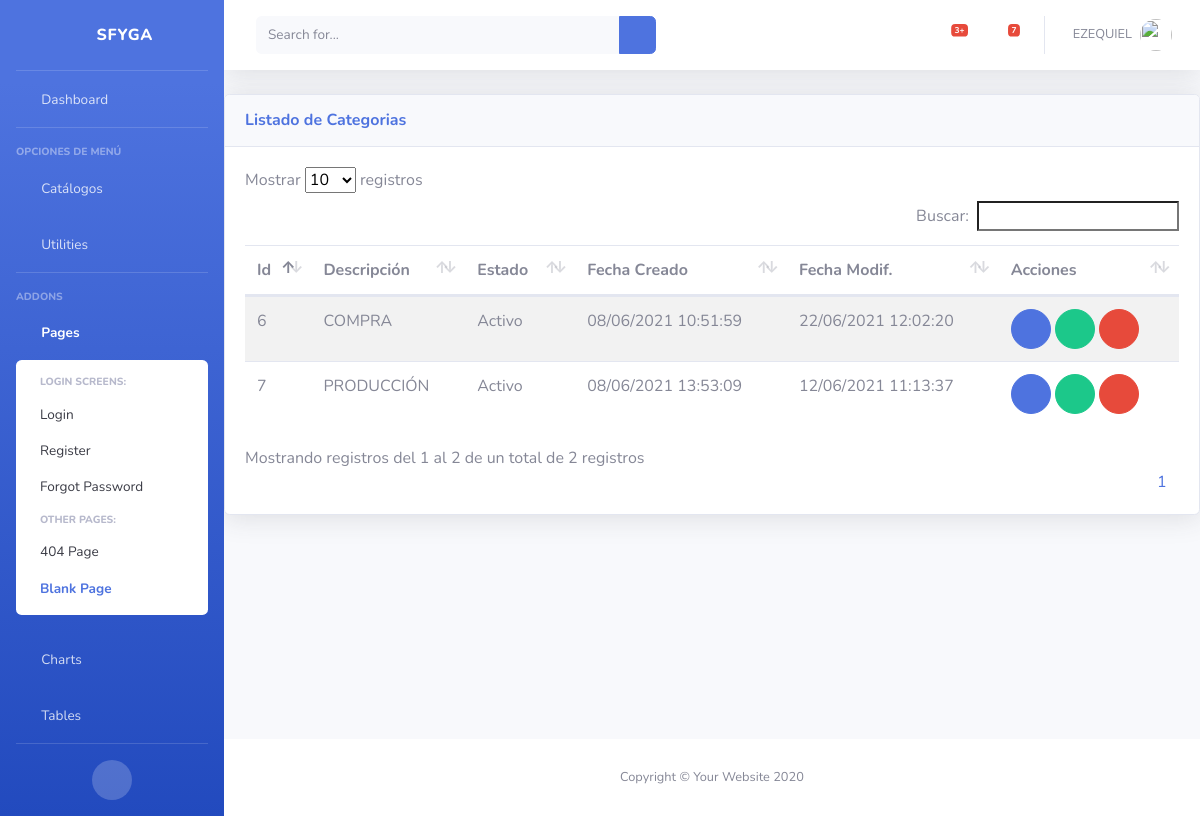
The app's page /inv/categorias/ (signed in) with its own data.
### inv/models.py (models this page shows, shortened)
class Categoria(ClaseModelo):
    descripcion = models.CharField(max_length=100, help_text='Descripción de la Categoría', unique=True)
    class Meta:
        verbose_name_plural = 'Categorias'

### inv/views.py (the view)
# urls.py: path('categorias/', CategoriaView.as_view(), name='categoria_list'),
class CategoriaView(LoginRequiredMixin, generic.ListView):
    model = Categoria
    template_name = "inv/categoria_list.html"
    context_object_name = "obj"
    login_url = "bases:login"

### inv/templates/inv/categoria_list.html (shortened to what this page needs)
{% extends 'base/base.html' %}
{% block page_content %}
<div class="card shadow mb-4">
    <div
        class="card-header py-3 d-flex flex-row align-items-center justify-content-between">
        <h6 class="m-0 font-weight-bold text-primary">Listado de Categorias</h6>
        <div class="dropdown no-arrow">
            <a class="dropdown-toggle" href="#" role="button" id="dropdownMenuLink"
                data-toggle="dropdown" aria-haspopup="true" aria-expanded="false">
                <i class="fas fa-ellipsis-v fa-sm fa-fw text-gray-400"></i>
            </a>
        </div>
    </div>
    <div class="card-body">
        {% if not obj %}
            <div class="alert alert-info">No Hay Categorias</div>
        {% else %}
            <table class= "table table-striped table-hover">
                <thead>
                    <th>Id</th>
                    <th>Descripción</th>
                    <th>Estado</th>
                    <th>Fecha Creado</th>
                    <th>Fecha Modif.</th>
                    <th class="all">Acciones</th>
                </thead>
                <tbody>
                    {% for item in obj %}
                    <tr>
                        <td>{{ item.id }}</td>
                        <td>{{ item.descripcion }}</td>
                        <td>{{ item.estado| yesno:"Activo,Inactivo" }}</td>
                        <td>{{ item.fc | date:"d/m/Y H:i:s" }}</td>
                        <td>{{ item.fm | date:"d/m/Y H:i:s" }}</td>
                        <td>
                            <a href="{% url 'inv:categoria_edit' item.id %}" class="btn btn-primary btn-circle" role="button"><i class="fas fa-edit"></i></a>
                            {% if item.estado == True %}
                                <a href="{% url 'inv:categoria_inactivar' item.id %}" class="btn btn-success btn-circle" role="button"><i class="fas fa-check"></i></a>
                            {% else %}
                                <a href="{% url 'inv:categoria_inactivar' item.id %}" class="btn btn-warning btn-circle" role="button"><i class="fas fa-check"></i></a>
                            {% endif %}
                                <a href="{% url 'inv:categoria_del' item.id %}" class="btn btn-danger btn-circle" role="button"><i class="fas fa-trash-alt"></i></a>
                        </td>
                    </tr>
                    {% endfor %}
                </tbody>
            </table>
        {% endif %}
    </div>
</div>
{% endblock page_content %}

### templates/base/base.html (shortened to what this page needs)
{% load static %}
<!DOCTYPE html>
<html lang="es">
<head>
    <link href="{% static 'base/vendor/fontawesome-free/css/all.min.css' %}" rel="stylesheet" type="text/css">
    <link href="{% static 'base/css/sb-admin-2.min.css' %}" rel="stylesheet">
    <link href="{% static 'base/vendor/datatables/datatables.bootstrap4.min.css' %}" rel="stylesheet">
    <link href="{% static 'base/vendor/jquery_confirm/jquery-confirm.min.css' %}" rel="stylesheet">
</head>
<body id="page-top" class="bg-gradient-primary">
    <div id="wrapper">
        {% block side_bar %}
        <ul class="navbar-nav bg-gradient-primary sidebar sidebar-dark accordion" id="accordionSidebar">
            <a class="sidebar-brand d-flex align-items-center justify-content-center" href="{% url 'bases:home' %}">
                <div class="sidebar-brand-icon rotate-n-15">
                    <i class="fas fa-laugh-wink"></i>
                </div>
                <div class="sidebar-brand-text mx-3">SFyGA</div>
            </a>
            <hr class="sidebar-divider my-0">
            <li class="nav-item">
                <a class="nav-link" href="{% url 'bases:home' %}">
                    <i class="fas fa-fw fa-tachometer-alt"></i>
                    <span>Dashboard</span></a>
            </li>
            <hr class="sidebar-divider">
            <div class="sidebar-heading">
                Opciones de Menú
            </div>
            <li class="nav-item">
                <a class="nav-link collapsed" href="#" data-toggle="collapse" data-target="#collapseTwo"
                    aria-expanded="true" aria-controls="collapseTwo">
                    <i class="fas fa-fw fa-cog"></i>
                    <span>Catálogos</span>
                </a>
            </li>
            <li class="nav-item">
                <a class="nav-link collapsed" href="#" data-toggle="collapse" data-target="#collapseUtilities"
                    aria-expanded="true" aria-controls="collapseUtilities">
                    <i class="fas fa-fw fa-wrench"></i>
                    <span>Utilities</span>
                </a>
            </li>
            <hr class="sidebar-divider">
            <div class="sidebar-heading">
                Addons
            </div>
            <li class="nav-item active">
                <a class="nav-link" href="#" data-toggle="collapse" data-target="#collapsePages" aria-expanded="true"
                    aria-controls="collapsePages">
                    <i class="fas fa-fw fa-folder"></i>
                    <span>Pages</span>
                </a>
                <div id="collapsePages" class="collapse show" aria-labelledby="headingPages"
                    data-parent="#accordionSidebar">
                    <div class="bg-white py-2 collapse-inner rounded">
                        <h6 class="collapse-header">Login Screens:</h6>
                        <a class="collapse-item" href="login.html">Login</a>
                        <a class="collapse-item" href="register.html">Register</a>
                        <a class="collapse-item" href="forgot-password.html">Forgot Password</a>
                        <h6 class="collapse-header">Other Pages:</h6>
                        <a class="collapse-item" href="404.html">404 Page</a>
                        <a class="collapse-item active" href="blank.html">Blank Page</a>
                    </div>
                </div>
            </li>
            <li class="nav-item">
                <a class="nav-link" href="charts.html">
                    <i class="fas fa-fw fa-chart-area"></i>
                    <span>Charts</span></a>
            </li>
            <li class="nav-item">
                <a class="nav-link" href="tables.html">
                    <i class="fas fa-fw fa-table"></i>
                    <span>Tables</span></a>
            </li>
            <hr class="sidebar-divider d-none d-md-block">
            <div class="text-center d-none d-md-inline">
                <button class="rounded-circle border-0" id="sidebarToggle"></button>
            </div>
        </ul>
        {% endblock side_bar %}
        <div id="content-wrapper" class="d-flex flex-column">
            <div id="content">
                {% block top_bar %}
                <nav class="navbar navbar-expand navbar-light bg-white topbar mb-4 static-top shadow">
                    <form
                        class="d-none d-sm-inline-block form-inline mr-auto ml-md-3 my-2 my-md-0 mw-100 navbar-search">
                        <div class="input-group">
                            <input type="text" class="form-control bg-light border-0 small" placeholder="Search for..."
                                aria-label="Search" aria-describedby="basic-addon2">
                            <div class="input-group-append">
                                <button class="btn btn-primary" type="button">
                                    <i class="fas fa-search fa-sm"></i>
                                </button>
                            </div>
                        </div>
                    </form>
                    <ul class="navbar-nav ml-auto">
                        <li class="nav-item dropdown no-arrow mx-1">
                            <a class="nav-link dropdown-toggle" href="#" id="alertsDropdown" role="button"
                                data-toggle="dropdown" aria-haspopup="true" aria-expanded="false">
                                <i class="fas fa-bell fa-fw"></i>
                                <span class="badge badge-danger badge-counter">3+</span>
                            </a>
                        </li>
                        <li class="nav-item dropdown no-arrow mx-1">
                            <a class="nav-link dropdown-toggle" href="#" id="messagesDropdown" role="button"
                                data-toggle="dropdown" aria-haspopup="true" aria-expanded="false">
                                <i class="fas fa-envelope fa-fw"></i>
                                <span class="badge badge-danger badge-counter">7</span>
                            </a>
                        </li>
                        <li class="nav-item dropdown no-arrow">
                            <a class="nav-link dropdown-toggle" href="#" id="userDropdown" role="button"
                                data-toggle="dropdown" aria-haspopup="true" aria-expanded="false">
                                <span class="mr-2 d-none d-lg-inline text-gray-600 small">{{ user.username|upper }}</span>
                                <img class="img-profile rounded-circle"
                                    src="{% static '/base/img/undraw_profile.svg' %}">
                            </a>
                        </li>
                    </ul>
                </nav>
                {% endblock top_bar %}
                {% block page_content %}{% endblock page_content %}
            </div>
            {% block footer %}
            <footer class="sticky-footer bg-white">
                <div class="container my-auto">
                    <div class="copyright text-center my-auto">
                        <span>Copyright &copy; Your Website 2020</span>
                    </div>
                </div>
            </footer>
            {% endblock footer %}
        </div>
    </div>
</body>
</html>

### records on screen
Categoria: id "6", descripcion "COMPRA", estado "Activo", fc "08/06/2021 10:51:59", fm "22/06/2021 12:02:20"
Categoria: id "7", descripcion "PRODUCCIÓN", estado "Activo", fc "08/06/2021 13:53:09", fm "12/06/2021 11:13:37"

### other values on screen
{{ user.username|upper }} "EZEQUIEL"
